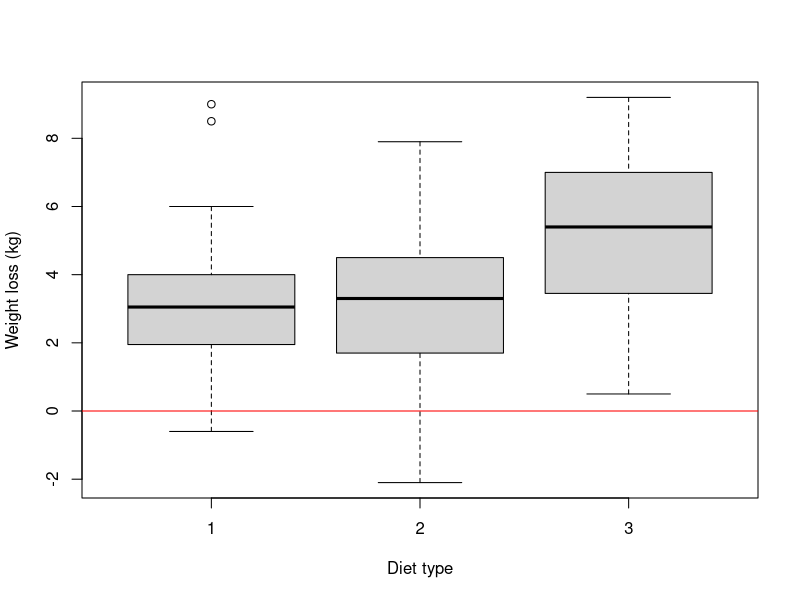
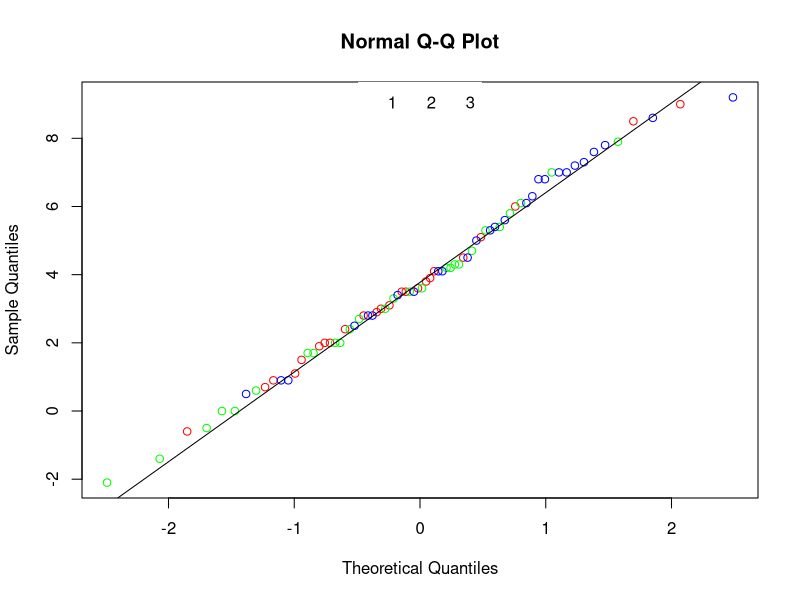
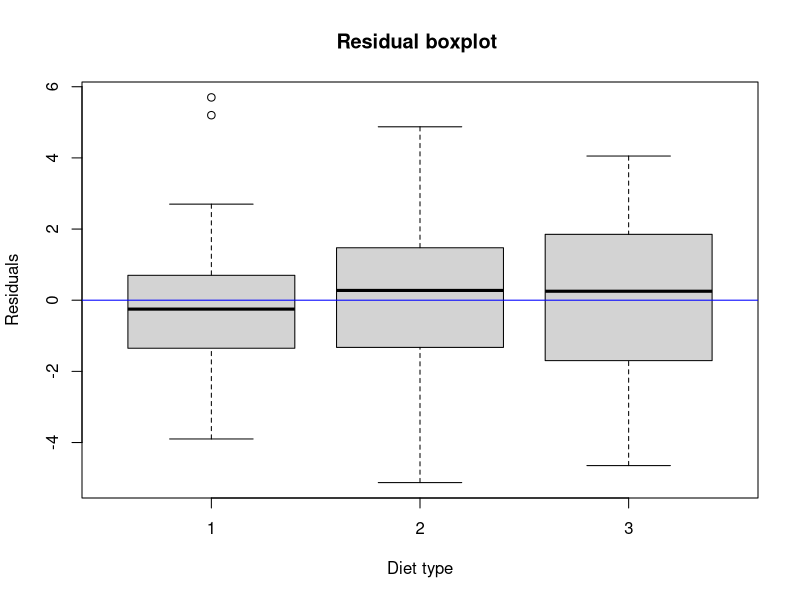
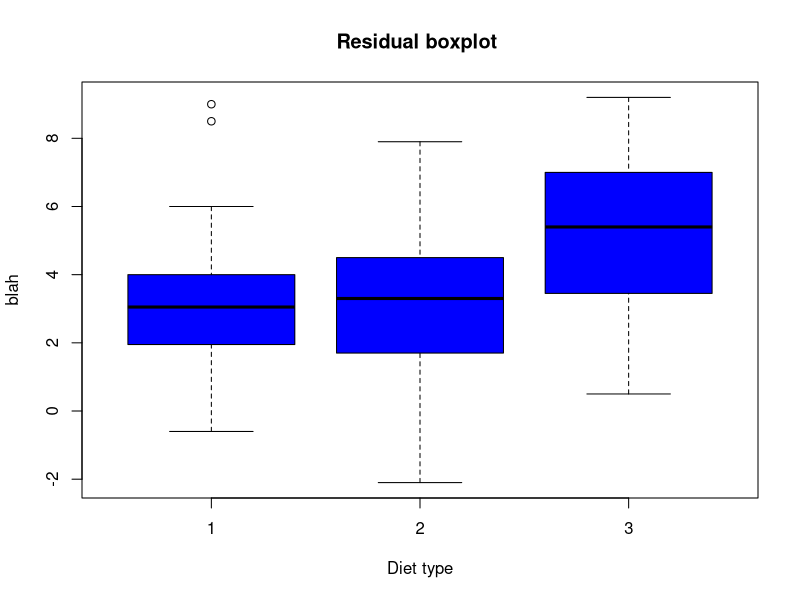
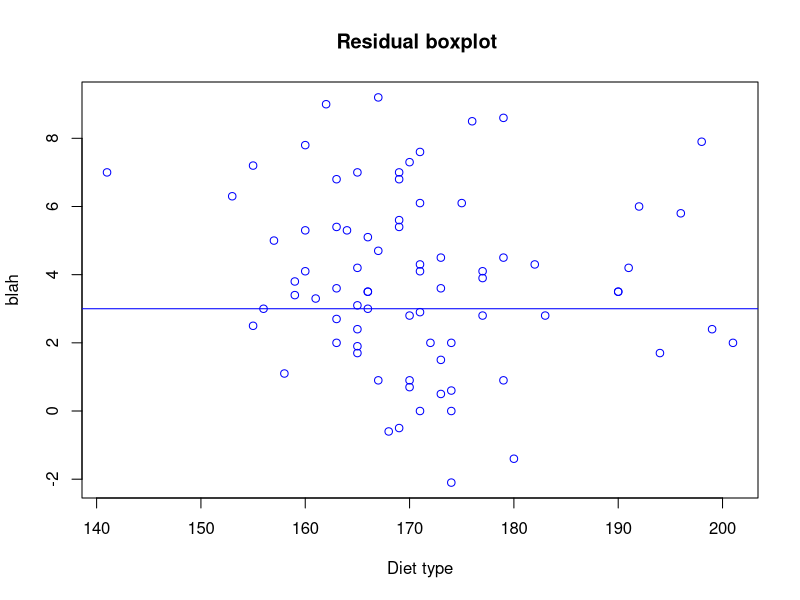
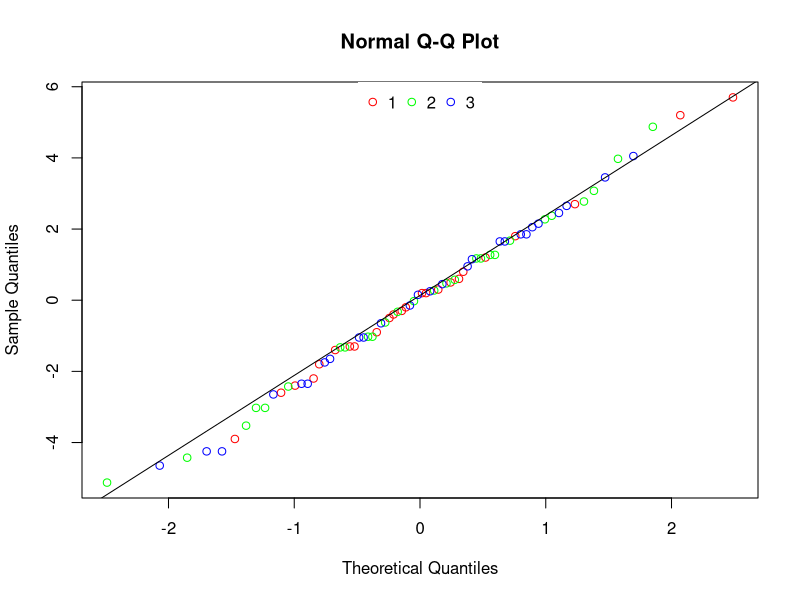

Source code (R) for these figures, in order:
## Reading into the csv 

diet = read.csv("diet_1.csv")
diet
diet$weight.loss = diet$initial.weight - diet$final.weight 
diet$gender      = factor(diet$gender,levels=c("Female","Male"))
boxplot(weight.loss~diet.type,data=diet,col="light gray",
        ylab = "Weight loss (kg)", xlab = "Diet type")
abline(h=0,col="red")

## Fisher
## Welch
## Diet Kruskal 

diet.fisher  = aov(weight.loss~diet.type,data=diet)
diet.welch   = oneway.test(weight.loss~diet.type,data=diet)
diet.kruskal = kruskal.test(weight.loss~diet.type,data=diet)

summary(diet.fisher)
print(diet.welch)
print(diet.kruskal)

## Summary anova for diet 2 

summary(aov(weight.loss~diet.type,data=diet))
## there are no differences-null
# < .05 reject the null  


diet$diet.type   = factor(diet$diet.type,levels=c("1","2","3"))
col_group = rainbow(nlevels(diet$diet.type))
qqnorm(diet$weight.loss,col=col_group[as.numeric(diet$diet.type)])
qqline(diet$weight.loss)
legend("top",legend=levels(diet$diet.type),col=col_group,ncol=3,box.lwd=NA)

## t test for combining  for diet 2 
t.test(weight.loss~diet.type,data=diet[diet$diet.type!="1",],var.equal = TRUE)
t.test(weight.loss~diet.type,data=diet[diet$diet.type!="2",],var.equal = TRUE)
t.test(weight.loss~diet.type,data=diet[diet$diet.type!="3",],var.equal = TRUE)

## mean, median, 

mean  = tapply(diet$weight.loss,diet$diet.type,mean)
median = tapply(diet$weight.loss,diet$diet.type,median)
mean
median

## residual mean 
## residuals median

diet$residual.mean   = (diet$weight.loss - mean[as.numeric(diet$diet.type)])
diet$residual.median = (diet$weight.loss - median[as.numeric(diet$diet.type)])
diet[1:15,]

diet$residual.mean
## shapiro test 

shapiro.test(diet$residual.mean)


## anova test in looking at height
anova(lm(weight.loss~diet.type*Height,data=diet))

## boxplot in comparing residual means 

boxplot(residual.mean~diet.type,data=diet,main="Residual boxplot ",col="light gray",xlab="Diet type",ylab="Residuals")
abline(h=0,col="blue")

## boxplot in comparing height to weight loss and data type
plot(weight.loss~diet.type*Height,data=diet,main="Residual boxplot ",col="blue",xlab="Diet type",ylab="blah")
abline(h=3,col="blue")


## qqnorm
## qqline 

col_group = rainbow(nlevels(diet$diet.type))
qqnorm(diet$residual.mean,col=col_group[as.numeric(diet$diet.type)])
qqline(diet$residual.mean)
legend("top",legend=levels(diet$diet.type),col=col_group,pch=21,ncol=3,box.lwd=NA)

